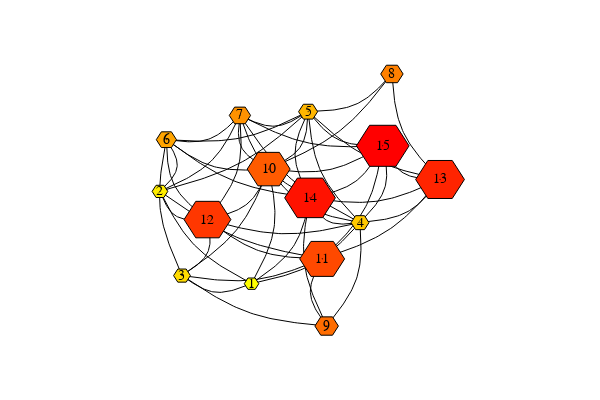

The notebook cell saved with this chart:
### Code cell
using GraphRecipes
using Plots
plotlyjs()

const n = 15
const A = Float64[ rand() < 0.5 ? 0 : rand() for i=1:n, j=1:n]
for i=1:n
    A[i, 1:i-1] = A[1:i-1, i]
    A[i, i] = 0
end

graphplot(A,
          markersize = 0.2,
          node_weights = 1:n,
          markercolor = range(colorant"yellow", stop=colorant"red", length=n),
          names = 1:n,
          fontsize = 10,
          linecolor = :darkgrey
          )
